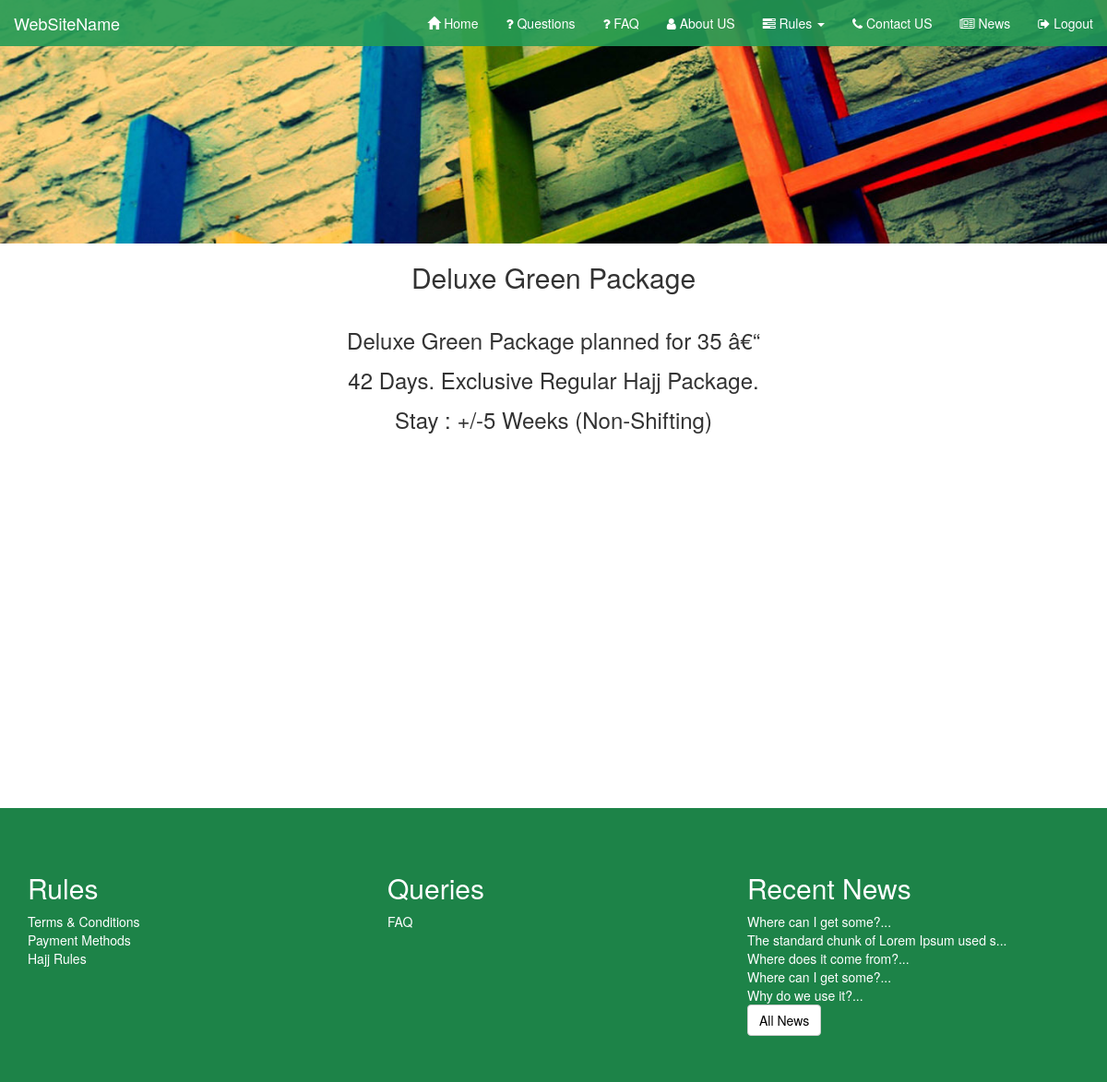
The page /Admin/packageDeatails.php?package_id=8 on the database its author committed.
### tables this page shows
CREATE TABLE `packages` (
  `id` int(11) NOT NULL,
  `title` varchar(255) DEFAULT NULL,
  `summary` text,
  `price` float DEFAULT NULL,
  `details` text
);

CREATE TABLE `recent_news` (
  `id` int(11) NOT NULL,
  `heading` text,
  `body` text
);

### public_html/Admin/packageDeatails.php (the view, shortened to what this page needs)
<?php include_once("dbConnector.php"); ?>
<?php
	$SelectPackageDetails = "SELECT id,title,summary,details,price FROM packages WHERE id={$_GET['package_id']}";
	$ResultPackageDetails = mysqli_query($connection,$SelectPackageDetails);
	$RowPackageDetails = mysqli_fetch_assoc($ResultPackageDetails);
?>
<!doctype html>
<html>
<head>
<link rel="stylesheet" href="https://maxcdn.bootstrapcdn.com/bootstrap/3.3.7/css/bootstrap.min.css">
<link rel="stylesheet" href="https://cdnjs.cloudflare.com/ajax/libs/font-awesome/4.7.0/css/font-awesome.min.css">
<link rel="stylesheet" href="">
<link type="text/css" rel="stylesheet" href="css/footer.css">
</head>
<body>
	<?php include_once("header.php"); ?>
    <h2 class="text-center"><?php echo $RowPackageDetails["title"]; ?></h2><br/>
    <h3 class="container summary"><?php echo $RowPackageDetails["summary"]; ?></h3>
    <div class="package-deatils container text-justify">
    </div>
    <?php include_once("footer.php"); ?>
</body>
</html>

### public_html/Admin/footer.php
<?php
	$SelectNews5 = "SELECT id,heading FROM recent_news ORDER BY id DESC LIMIT 5";
	$ResultNews5 = mysqli_query($connection,$SelectNews5);
?>
<div class="footer" id="newsId">
    <div class="container">
        <div class="row">
            <div class="col-md-4">
                <h2>Rules</h2>
                <a href="terms&Conditions.php">Terms & Conditions</a><br/>
                <a href="paymentMethods.php">Payment Methods</a><br/>
                <a href="hajjRules.php">Hajj Rules</a><br/>
            </div>
            <div class="col-md-4">
                <h2>Queries</h2>
                <a href="faq.php">FAQ</a><br/>
            </div>
            <div class="col-md-4">
                <h2>Recent News</h2>
                <?php while($RowNews5 = mysqli_fetch_assoc($ResultNews5)) { ?>
                <a href="fullNews.php?newsId=<?php echo $RowNews5['id']; ?>"><?php echo substr($RowNews5["heading"],0,40) . "..."; ?></a> <br/>
                <?php }?>
                <a style="color:black;" class="btn btn-default" href="newsList.php">All News</a>
            </div>
        </div>
    </div>
</div>

### public_html/Admin/css/footer.css (style rules this page uses)
.footer { background-color:#1D8348; padding:50px 0px; color:white; }
.footer a { color:#fff; }

### public_html/Admin/packageDeatails.php (style rules this page uses)
.package-deatils { min-height:400px; padding:32px 0px; font-size:18px; line-height:1.8; }
.summary { width:500px; margin:auto; text-align:center; line-height:1.8; }

### rows shown on the page
packages: title "Deluxe Green Package", summary "Deluxe Green Package planned for 35 â€“ 42 Days. Exclusive Regular Hajj Package. Stay : +/-5 Weeks (Non-Shifting)"
recent_news: heading "Where can I get some?"
recent_news: heading "The standard chunk of Lorem Ipsum used s"
recent_news: heading "Where does it come from?"
recent_news: heading "Where can I get some?"
recent_news: heading "Why do we use it?"
